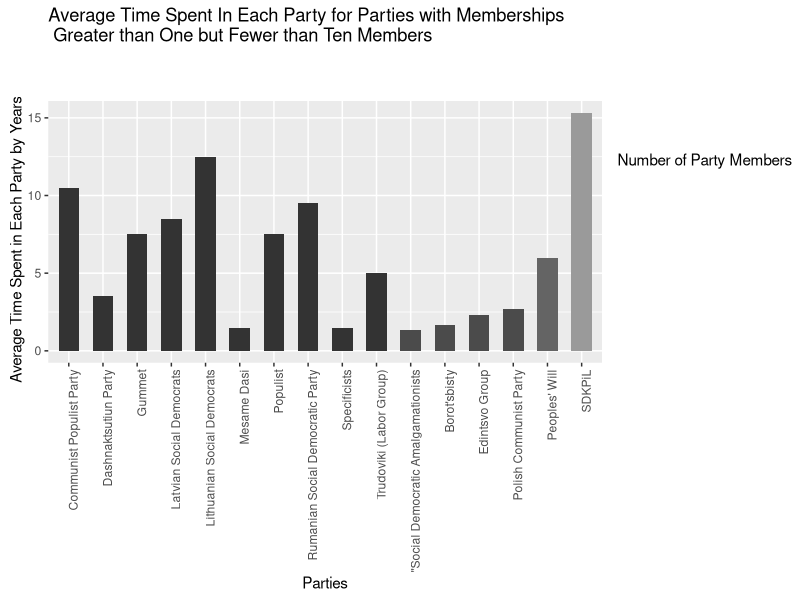
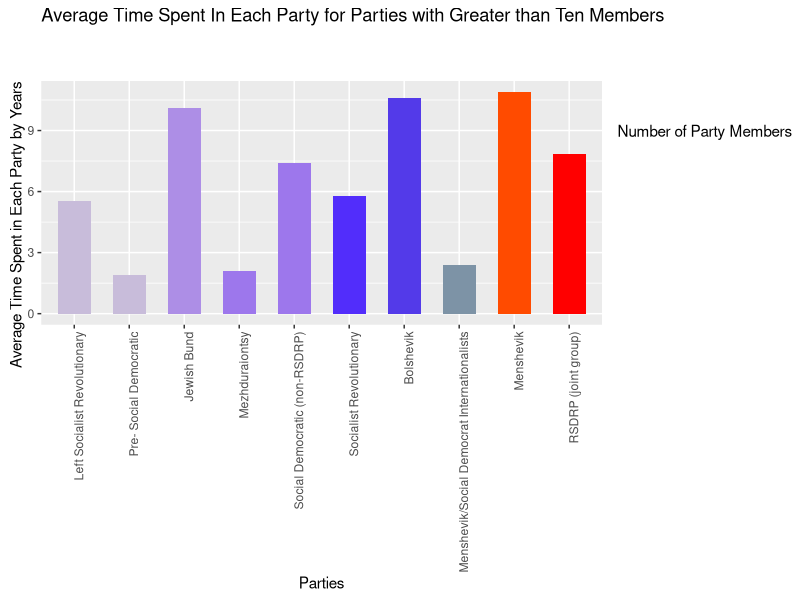
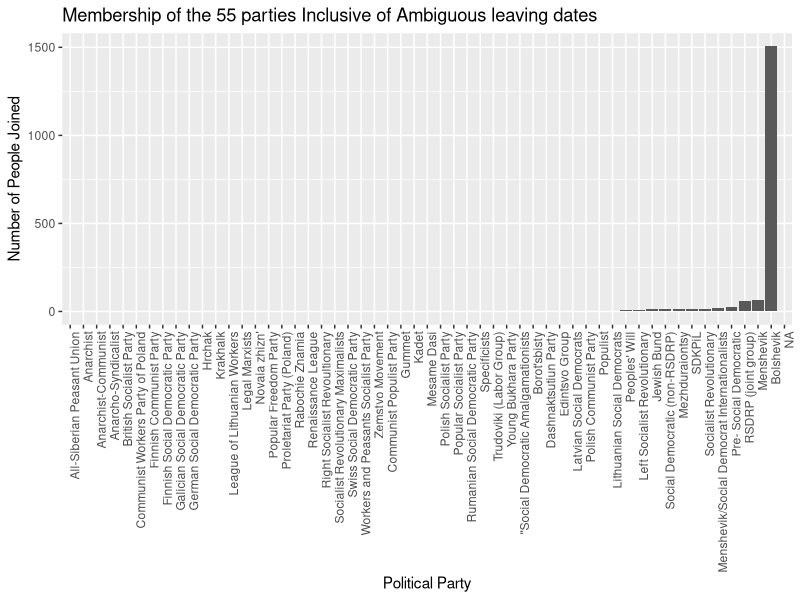

These figures' R source, in order:
## ---- chunk 1
#| include: false
#| warning: false
#| message: false
library(tidyverse)
library(dplyr)
library(scales)
library(ggplot2)
library(here)
library(readr)
## ---- chunk 2
#| include: false
#| warning: false
#| message: false
graphing_values_cleaned <- readr::read_csv(here::here("inputs/data/graphing_values_cleaned.csv"))

graphing_values_cleaned$political_party <- reorder(graphing_values_cleaned$political_party, graphing_values_cleaned$time_spent_in_party.count)

graphing_membership_ambiguous <- readr::read_csv(here::here("inputs/data/graphing_membership_ambiguous.csv"))


## ---- chunk 3
#| label: fig-1
#| fig-cap: Average Time Spent In Each Party for Parties with Greater than One but Fewer than Ten Members
#| fig-width: 8
#| fig-height: 4
#| echo: false
#| warning: false
#| message: false
## this sets the colour palette for the bar graphs
colors <- c("black", "lightgrey", "blue", "green", "yellow","orange", "red") 
breaks <- c(2, 4, 6, 10 ,20, 30, 40, max(graphing_values_cleaned$time_spent_in_party.count)) 
palette <- colorRampPalette(colors)(length(breaks)-1) 
names(palette) <- c("black", "lightgrey", "blue", "green", "yellow","orange", "red") 

## this splits the graphs so they can be more easily understood
graphing_values_cleaned_one_to_sixteen <-graphing_values_cleaned[order(graphing_values_cleaned$political_party)[1:16],]

## this graphs all the parties with on average less than one year of participation
ggplot(graphing_values_cleaned_one_to_sixteen, aes(x = political_party, y = time_spent_in_party.mean, fill = time_spent_in_party.count))+geom_bar(stat = "identity", width = 0.6) +
  labs(title = "Average Time Spent In Each Party for Parties with Memberships \n Greater than One but Fewer than Ten Members",
       x = "Parties",
       y = "Average Time Spent in Each Party by Years")+
  theme(axis.text.x = element_text(angle = 90, hjust = 1),legend.margin = margin(75,0,0), legend.key.height = unit(1.25, "cm"),legend.title.align = 0, legend.title = element_text(angle = 0, vjust = -0.2, hjust = 3), plot.title = element_text(hjust = 0, margin = margin(b=40)), axis.title.y = element_text(angle = 90, vjust = 0.5, hjust= 0.8))+
  scale_fill_gradientn(colors = palette, breaks = breaks, limits = c(0, max(graphing_values_cleaned$time_spent_in_party.count)), name = "Number of Party Members")
  
## ---- chunk 4
#| label: fig-2
#| fig-cap: Average Time Spent In Each Party for Parties with Greater than Ten Members
#| echo: false
#| warning: false
#| message: false
#| fig-width: 8
#| fig-height: 4
## this sets the colour palette for the bar graphs
colors <- c("black", "lightgrey", "blue", "green", "yellow","orange", "red") # Define the colors for the gradient
breaks <- c(2, 4, 6, 10 ,20, 30, 40, max(graphing_values_cleaned$time_spent_in_party.count)) # Define the breaks for the values
palette <- colorRampPalette(colors)(length(breaks)-1) # Create the color palette
names(palette) <- c("black", "lightgrey", "blue", "green", "yellow","orange", "red") # Assign names to the palette colors

##this separates the values for parties with a significant amount of members
graphing_values_cleaned_seventeen_to_twentysix <-graphing_values_cleaned[order(graphing_values_cleaned$political_party)[17:26],]
##this graphs the parties with more than one average year of participation
ggplot(graphing_values_cleaned_seventeen_to_twentysix, aes(x = political_party, y = time_spent_in_party.mean, fill = time_spent_in_party.count))+geom_bar(stat = "identity", width = 0.6) +
  labs(title = "Average Time Spent In Each Party for Parties with Greater than Ten Members",
       x = "Parties",
       y = "Average Time Spent in Each Party by Years")+
  theme(axis.text.x = element_text(angle = 90, hjust = 1),legend.margin = margin(75,0,0), legend.key.height = unit(1.25, "cm"),legend.title.align = 0, legend.title = element_text(angle = 0, vjust = -0.2, hjust = 3), plot.title = element_text(hjust = 0, margin = margin(b=40)), axis.title.y = element_text(angle = 90, vjust = 0.5, hjust= 1))+
  scale_fill_gradientn(colors = palette, breaks = breaks, limits = c(0, max(graphing_values_cleaned$time_spent_in_party.count)), name = "Number of Party Members")

## ---- chunk 5
#| label: fig-3
#| fig-cap: Membership of the 55 parties Inclusive of Ambiguous leaving dates
#| echo: false
#| fig-width: 8
#| fig-height: 4

graphing_membership_ambiguous$political_party <- reorder(graphing_membership_ambiguous$political_party, graphing_membership_ambiguous$number_joined)

## this shows the number of people joining each party inclusive of individuals with ambiguous leaving dates
ggplot(graphing_membership_ambiguous, aes(x = political_party, y = number_joined))+geom_bar(stat = "identity") +
  labs(title = "Membership of the 55 parties Inclusive of Ambiguous leaving dates",
       x = "Political Party",
       y = "Number of People Joined")+
  theme(axis.text.x = element_text(angle = 90, hjust = 1), legend.position = "right")

